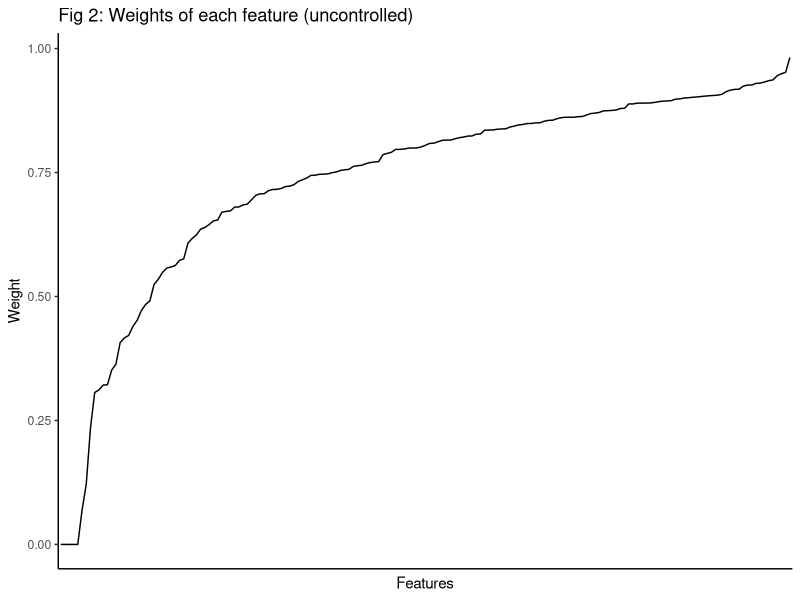
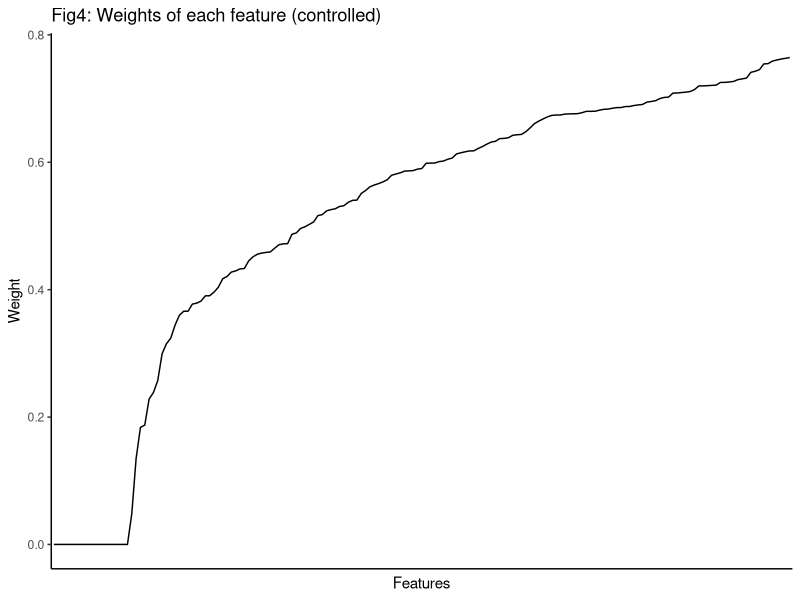

Source code (R) for these figures, in order:
## ---- chunk 1
knitr::opts_chunk$set(echo = F, message = F)
library(tidyverse)
## ---- chunk 2
read_tsv("output/CLarbors/Sahul_best_CLarbor_uncontrolled.tsv") %>% 
  dplyr::select(Target_feature = `Target feature`, Weight) %>%
  distinct() %>% 
  ggplot() +
  geom_line(aes(x = fct_reorder(Target_feature, Weight), y = Weight, group= 1)) +
  theme_classic() +
  theme(axis.text.x = element_blank(), 
        axis.ticks.x = element_blank()) +
  xlab("Features") +
  ggtitle("Fig 2: Weights of each feature (uncontrolled)")
## ---- chunk 3
read_tsv("output/CLarbors/Sahul_best_CLarbor_controlled.tsv") %>% 
  dplyr::select(Target_feature = `Target feature`, Weight) %>%
  distinct() %>% 
  ggplot() +
  geom_line(aes(x = fct_reorder(Target_feature, Weight), y = Weight, group = 1)) +
  theme_classic() +
  theme(axis.text.x = element_blank(), 
        axis.ticks.x = element_blank()) +
  xlab("Features") +
  ggtitle("Fig4: Weights of each feature (controlled)")
